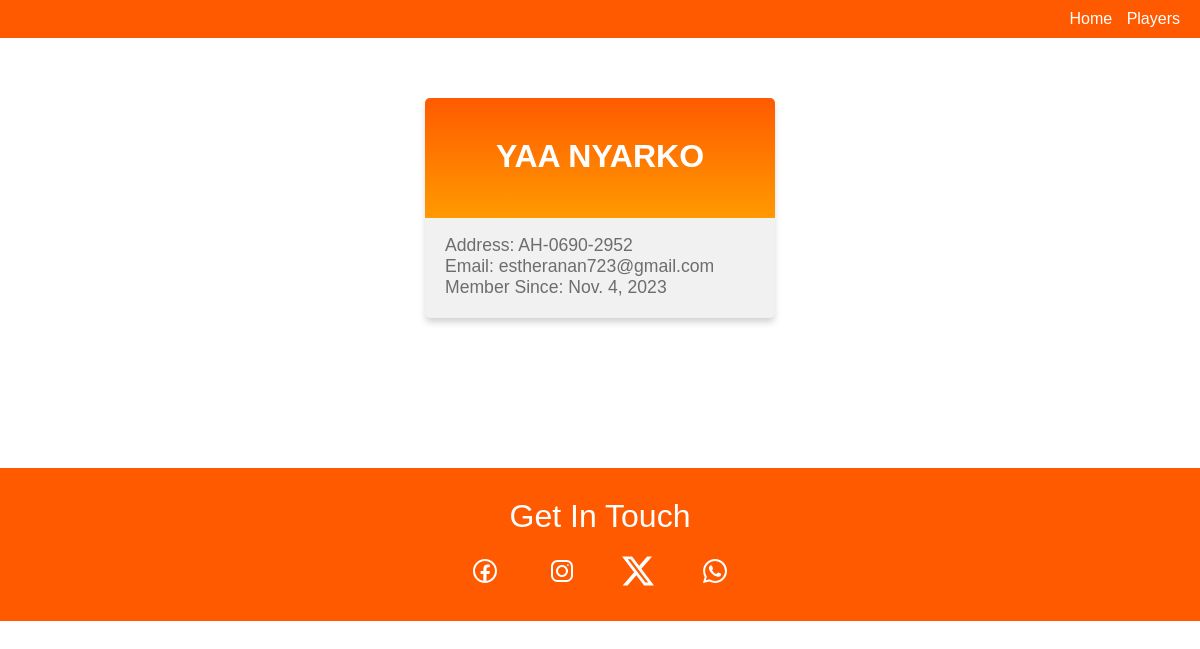
Page /about/10 on the committed database.
### kotoko/models.py (models this page shows, shortened)
class Player(models.Model):
    first_name = models.CharField(max_length=100)
    last_name = models.CharField(max_length=100)
    address = models.CharField(max_length=100)
    email = models.EmailField(max_length=100)
    member_since = models.DateField(auto_now_add=True, blank=False, null=False)

### kotoko/views.py (the view)
# urls.py: path('about/<int:id>', views.about_player, name='about'),
def about_player(request, id):
    player = Player.objects.get(id=id)
    context = {
        'object': player
    }
    return render(request, 'about.html', context)

### kotoko/templates/about.html (shortened to what this page needs)
{% extends "master.html" %}
    {% block content %}
    <div class="container">
        <h1 id="name">{{ object.first_name }} {{ object.last_name }}</h1>
        <p>Address: {{ object.address }}</p>
        <p>Email: {{ object.email }}</p>
        <p>Member Since: {{ object.member_since }}</p>
    </div>
    {% endblock %}

### globalstyle/style.css (style rules this page uses)
* { padding: 0; border: 0; margin: 0; box-sizing: border-box; }
.container { background-color: #f1f1f1; background-image: linear-gradient(to bottom, #ff5a00, #ff9a00); background-size: 100% 120px; background-repeat: no-repeat; margin: 60px auto; width: 350px; border-radius: 5px; box-shadow: 0 5px 7px -1px rgba(51, 51, 51, 0.23); padding: 20px; }
.container h1 { text-align: center; color:#ffffff; margin:20px 0 60px 0; font-family: 'Big Shoulders Display', Arial, Helvetica, sans-serif; text-transform: capitalize; }
.container p { font-family: Poppins, Arial, Helvetica, sans-serif; font-size: 1.1rem; color: #6d6d6d; }

### rows in the picture
Player: first_name "YAA", last_name "NYARKO", address "AH-0690-2952", email "estheranan723@gmail.com", member_since "Nov. 4, 2023"
